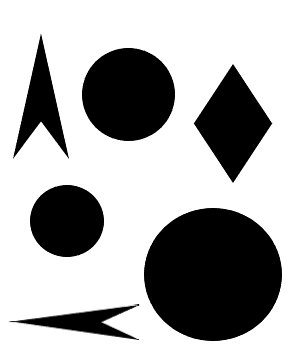
#> input picture test23a.png, 300 x 360 px
$ jupyter execute code1.ipynb
#> lines starting #> are read from the running program, lines starting #| are printed output that depends on the picture; after the words box and inside, x2 and y2 are one past the last pixel; in counts of white or black regions, pixels touching at a corner belong together
[cell 1]
import cv2
import numpy as np


# Read image.
# img = cv2.imread('eye.jpg', cv2.IMREAD_COLOR)
# img = cv2.imread('eyes.jpg', cv2.IMREAD_COLOR)
# img = cv2.imread('12.jpg', cv2.IMREAD_COLOR)
img = cv2.imread('test23a.png', cv2.IMREAD_COLOR)
#> img is the input picture: shape (360, 300, 3); min 0, max 255, mean 174.5
# Convert to grayscale.
gray = cv2.cvtColor(img, cv2.COLOR_BGR2GRAY)

# Blur using 3 * 3 kernel.
gray_blurred = cv2.blur(gray, (3, 3))
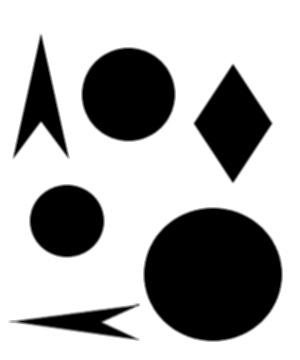
#> gray_blurred: shape (360, 300); min 0, max 255, mean 174.5

# Apply Hough transform on the blurred image.
detected_circles = cv2.HoughCircles(gray_blurred,
				cv2.HOUGH_GRADIENT, 1, 1, param1 = 50,
			param2 = 30, minRadius = 1, maxRadius = 100)
#> detected_circles = 34 rows, first 8: [128.5, 93.5, 46.3], [212.5, 273.5, 67.8], [216.5, 273.5, 65.1], [212.5, 277.5, 70.4], [208.5, 274.5, 65.1], [212.5, 270.5, 70.4], [213.5, 271.5, 68.5], [211.5, 276.5, 68.5]
# Draw circles that are detected.
if detected_circles is not None:

	# Convert the circle parameters a, b and r to integers.
	detected_circles = np.uint16(np.around(detected_circles))
#> detected_circles = 34 rows, first 8: [128, 94, 46], [212, 274, 68], [216, 274, 65], [212, 278, 70], [208, 274, 65], [212, 270, 70], [214, 272, 68], [212, 276, 68]

	for pt in detected_circles[0, :]:
		a, b, r = pt[0], pt[1], pt[2]

		# Draw the circumference of the circle.
		cv2.circle(img, (a, b), r, (0, 255, 0), 2)

		# Draw a small circle (of radius 1) to show the center.
		cv2.circle(img, (a, b), 1, (0, 0, 255), 3)
		cv2.imshow("Detected Circle", img)
		cv2.waitKey(0)
#> this loop made 34 passes
#> pass 1, `cv2.imshow("Detected Circle", img)`:
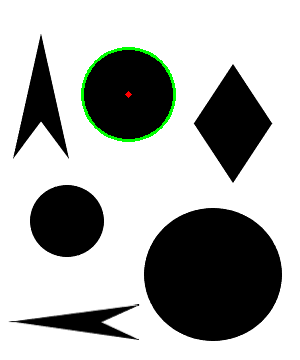
#> window 'Detected Circle': shape (360, 300, 3); mean B, G, R 173.8, 175.8, 173.9
#> pass 2, `cv2.imshow("Detected Circle", img)`:
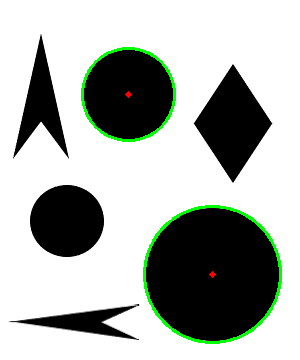
#> window 'Detected Circle': shape (360, 300, 3); mean B, G, R 172, 177.1, 172.1
#> after the loop:
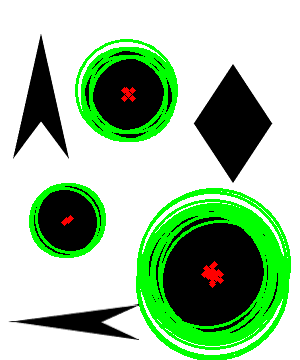
#> img: shape (360, 300, 3); 15.24% of pixels changed, all inside (x1, y1, x2, y2) = (29, 39, 291, 360)

$ run again, with eye.jpg saved as test23a.png
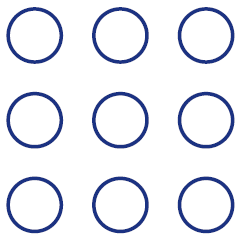
#> input picture eye.jpg, 239 x 238 px
#> img is the input picture: shape (238, 239, 3); mean B, G, R 242.7, 235.3, 233.4
#> `gray_blurred = cv2.blur(gray, (3, 3))`:
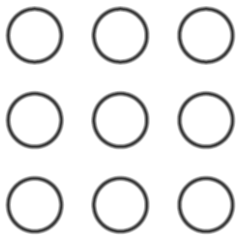
#> gray_blurred: shape (238, 239); min 52, max 255, mean 235.6
#> `detected_circles = cv2.HoughCircles(gray_blurred, cv2.HOUGH_GRADIENT, ..`: detected_circles = 74 rows, first 8: [205.5, 119.5, 28.6], [205.5, 204.5, 28.6], [34.5, 204.5, 28.8], [34.5, 119.5, 28.8], [205.5, 34.5, 28.8], [119.5, 119.5, 28.8], [119.5, 204.5, 28.8], [34.5, 34.5, 27.9]
#> `detected_circles = np.uint16(np.around(detected_circles))`: detected_circles = 74 rows, first 8: [206, 120, 29], [206, 204, 29], [34, 204, 29], [34, 120, 29], [206, 34, 29], [120, 120, 29], [120, 204, 29], [34, 34, 28]
#> the loop `for pt in detected_circles[0, :]:` made 74 passes
#> after the loop `for pt in detected_circles[0, :]:`:
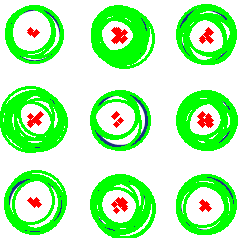
#> img: shape (238, 239, 3); mean B, G, R 170.7, 247.2, 174.6

$ run again, with eyes.jpg saved as test23a.png
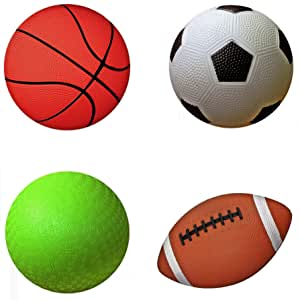
#> input picture eyes.jpg, 300 x 300 px
#> img is the input picture: shape (300, 300, 3); mean B, G, R 156, 179.6, 198.7
#> `gray_blurred = cv2.blur(gray, (3, 3))`:
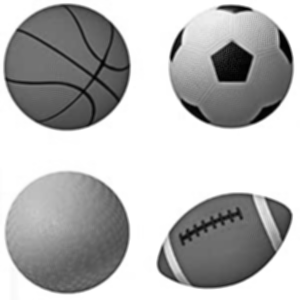
#> gray_blurred: shape (300, 300); min 1, max 255, mean 182.6
#> `detected_circles = cv2.HoughCircles(gray_blurred, cv2.HOUGH_GRADIENT, ..`: detected_circles = 255 rows, first 8: [66.5, 66.5, 63.5], [230.5, 65.5, 61.5], [68.5, 231.5, 60.6], [229.5, 66.5, 61.1], [67.5, 230.5, 62.2], [208.5, 204.5, 83.5], [234.5, 67.5, 58.3], [239.5, 275.5, 83]
#> `detected_circles = np.uint16(np.around(detected_circles))`: detected_circles = 255 rows, first 8: [66, 66, 64], [230, 66, 62], [68, 232, 61], [230, 66, 61], [68, 230, 62], [208, 204, 84], [234, 68, 58], [240, 276, 83]
#> the loop `for pt in detected_circles[0, :]:` made 255 passes
#> after the loop `for pt in detected_circles[0, :]:`:
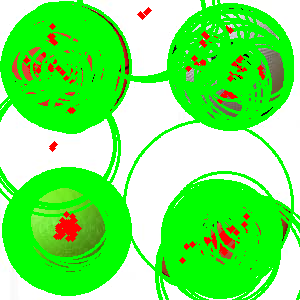
#> img: shape (300, 300, 3); mean B, G, R 103, 241.3, 113.7
